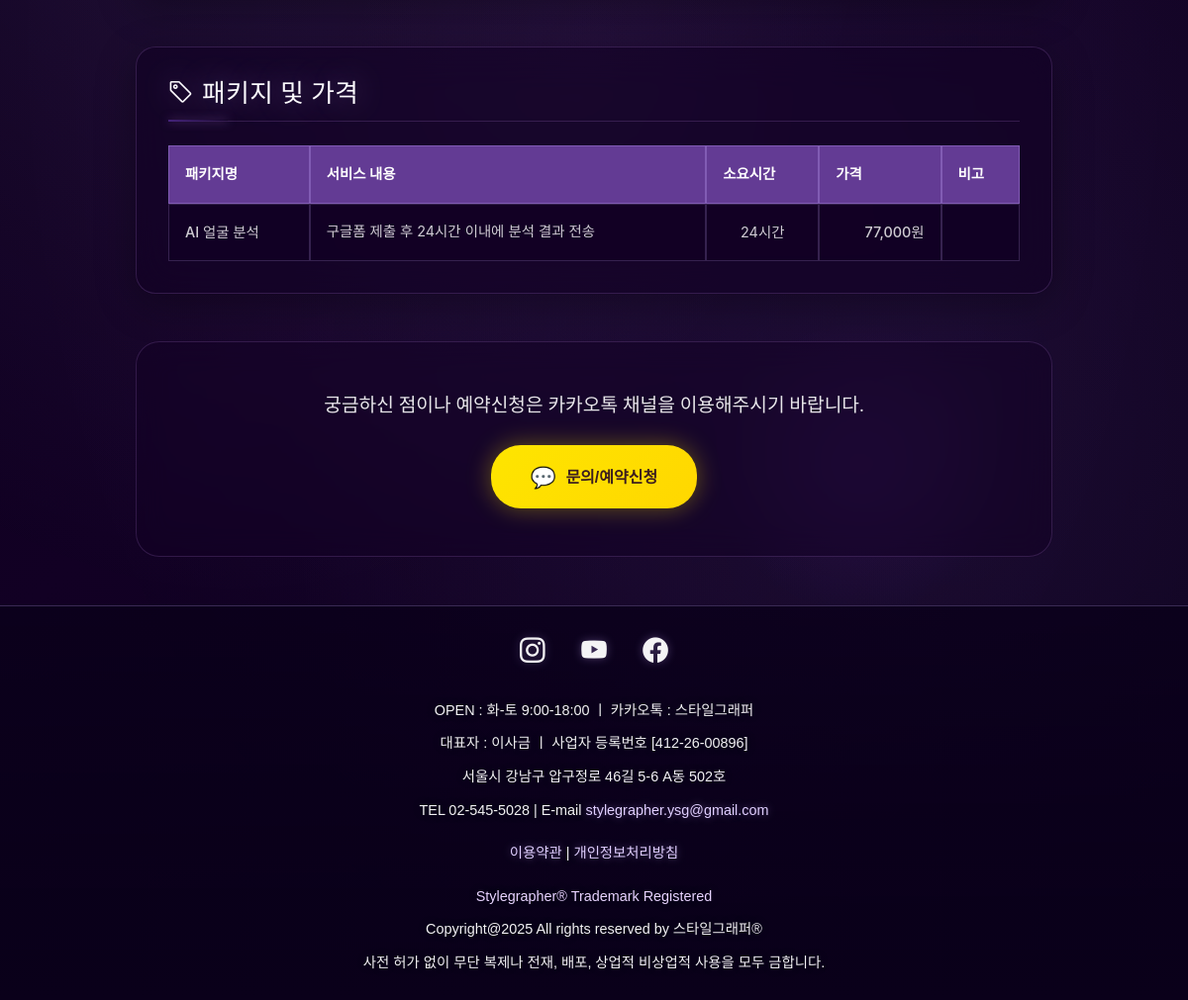
/service_option/1 (lower part), run on an earlier commit of the app's database.
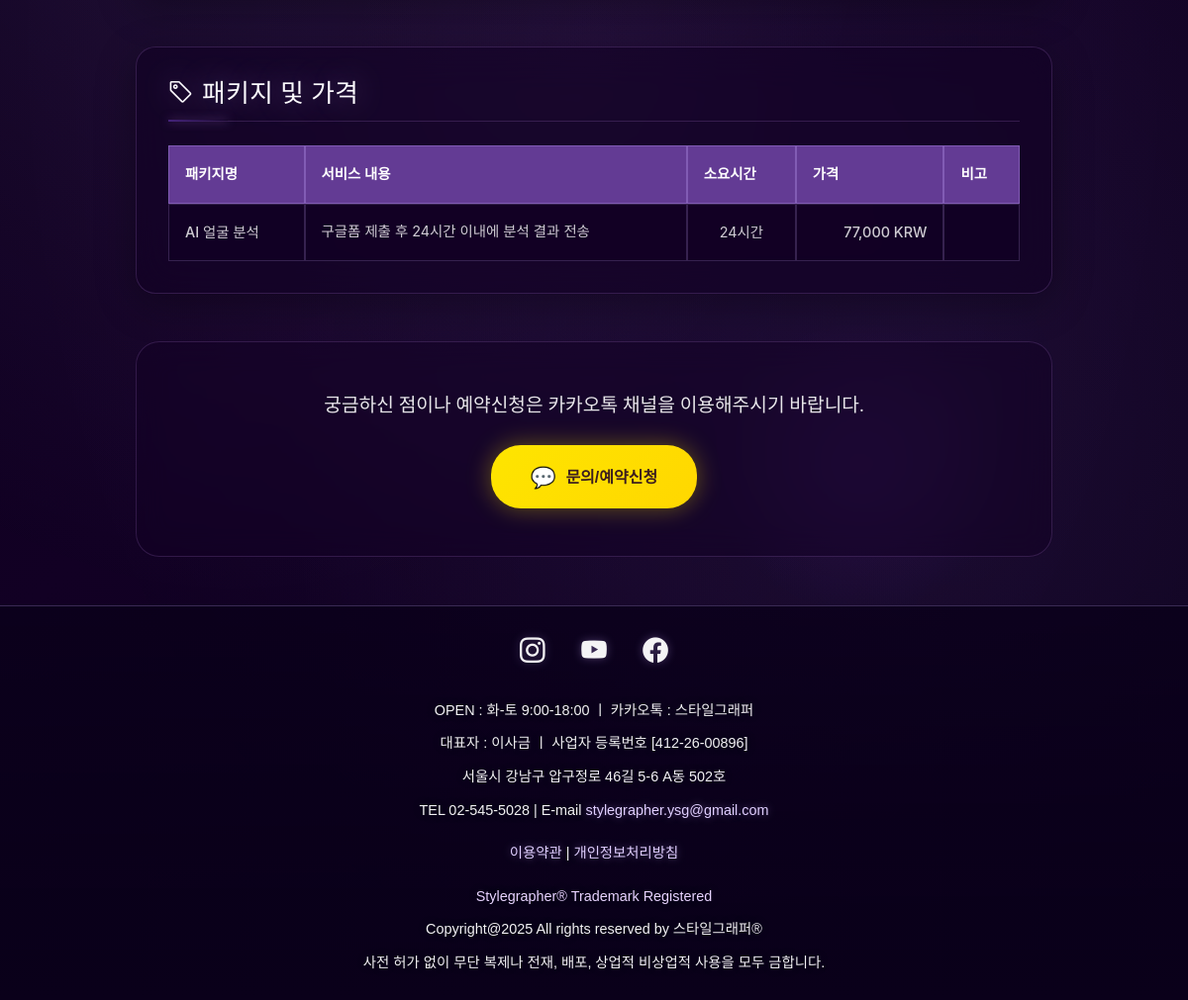
And on a later commit of the database.
### models.py (models this page shows)
class ServiceOption(db.Model):
    id = db.Column(db.Integer, primary_key=True)
    service_id = db.Column(db.Integer, db.ForeignKey('service.id'), nullable=False)
    name = db.Column(db.String(100), nullable=False)
    description = db.Column(db.Text)  # 기본 설명 - index page 카드에 표시
    detailed_description = db.Column(db.Text)  # 상세 설명 - 서비스 상세 페이지에 표시
    details = db.Column(db.Text)  # JSON 형식으로 저장 (상세 내용 리스트)
    packages = db.Column(db.Text)  # JSON 형식으로 저장 (패키지 및 가격 정보)
    booking_method = db.Column(db.Text)  # 예약 방법
    payment_info = db.Column(db.Text)  # 제작비 결제 방식
    guide_info = db.Column(db.Text)  # 안내 사항
    refund_policy = db.Column(db.Text)  # 예약 변경 및 환불 규정 (구 버전 호환용)
    refund_policy_text = db.Column(db.Text)  # 환불 규정 기본 안내
    refund_policy_table = db.Column(db.Text)  # 환불 규정 테이블 데이터
    overtime_charge_table = db.Column(db.Text)  # 시간외 업차지 테이블 데이터
    service = db.relationship('Service', backref=db.backref('options', lazy=True, cascade="all, delete-orphan"))

### routes/main.py (the view)
@main.route('/service_option/<int:id>')
def service_option_detail(id):
    service_option = ServiceOption.query.get_or_404(id)
    lang = get_current_language()
    translated = get_translated_service_option(service_option, lang)
    details = translated.get('details', [])
    packages = translated.get('packages', [])
    return render_template('service_option_detail.html',
                         service_option=service_option,
                         translated=translated,
                         details=details,
                         packages=packages)

### models.py (called while the page is built)
    @classmethod
    def get_current_settings(cls):
        settings = cls.query.first()
        return settings

    def get_main_color_rgb(self):
        return f"{self.main_color_r}, {self.main_color_g}, {self.main_color_b}"

    def get_sub_color_rgb(self):
        return f"{self.sub_color_r}, {self.sub_color_g}, {self.sub_color_b}"

    def get_background_color_rgb(self):
        return f"{self.background_color_r}, {self.background_color_g}, {self.background_color_b}"

    def get_main_color_hex(self):
        return f"#{self.main_color_r:02x}{self.main_color_g:02x}{self.main_color_b:02x}"

    def get_sub_color_hex(self):
        return f"#{self.sub_color_r:02x}{self.sub_color_g:02x}{self.sub_color_b:02x}"

    def get_background_color_hex(self):
        return f"#{self.background_color_r:02x}{self.background_color_g:02x}{self.background_color_b:02x}"

### utils/security.py (called while the page is built)
def add_security_headers(response):
    response.headers['X-Content-Type-Options'] = 'nosniff'
    response.headers['X-Frame-Options'] = 'DENY'
    response.headers['X-XSS-Protection'] = '1; mode=block'
    response.headers['Strict-Transport-Security'] = 'max-age=31536000; includeSubDomains'
    response.headers['Referrer-Policy'] = 'strict-origin-when-cross-origin'
    response.headers['Permissions-Policy'] = 'geolocation=(), microphone=(), camera=()'
    response.headers['Content-Security-Policy'] = "default-src 'self'; script-src 'self' 'unsafe-inline' 'unsafe-eval' https://cdn.jsdelivr.net https://ajax.googleapis.com; style-src 'self' 'unsafe-inline' https://fonts.googleapis.com https://cdn.jsdelivr.net; font-src 'self' https://fonts.gstatic.com https://cdn.jsdelivr.net; img-src 'self' data: https:; connect-src 'self'"
    return response

def is_suspicious_request():
    client_ip = get_client_ip()
    user_agent = request.headers.get('User-Agent', '').lower()
    path = request.path.lower()
    if client_ip in BLOCKED_IPS:
        return True, f"Blocked IP: {client_ip}"
    for suspicious_path in SUSPICIOUS_PATHS:
        if suspicious_path in path:
            return True, f"Suspicious path: {path}"
    for suspicious_ua in SUSPICIOUS_USER_AGENTS:
        if suspicious_ua in user_agent:
            return True, f"Suspicious User-Agent: {user_agent}"
    if not user_agent:
        return True, "Empty User-Agent"
    return False, None

### templates/service_option_detail.html (shortened to what this page needs)
{% extends "base.html" %}
{% block content %}
<section class="service-detail-page py-5">
    <div class="container">
        <div class="row">
            <div class="col-lg-10 mx-auto">
                {% if packages %}
                <div class="mb-5">
                    <div class="info-card glass-card">
                        <h2 class="section-title"><i class="bi bi-tag me-2"></i>{{ _('패키지 및 가격') }}</h2>
                        <div class="package-table-container">
                            <table class="table package-table">
                                <thead>
                                    <tr>
                                        <th>{{ _('패키지명') }}</th>
                                        <th>{{ _('서비스 내용') }}</th>
                                        <th>{{ _('소요시간') }}</th>
                                        <th>{{ _('가격') }}</th>
                                        <th>{{ _('비고') }}</th>
                                    </tr>
                                </thead>
                                <tbody>
                                    {% for package in packages %}
                                    <tr>
                                        <td class="package-name">{{ package.name }}</td>
                                        <td class="package-desc">{{ package.description }}</td>
                                        <td class="package-duration">{{ package.duration }}</td>
                                        <td class="package-price">{{ package.price }}</td>
                                        <td class="package-notes">{{ package.notes if package.notes else '' }}</td>
                                    </tr>
                                    {% endfor %}
                                </tbody>
                            </table>
                        </div>
                    </div>
                </div>
                {% endif %}
                {% set booking_method_text = translated.booking_method if translated and translated.booking_method else service_option.booking_method %}
                {% set payment_info_text = translated.payment_info if translated and translated.payment_info else service_option.payment_info %}
                {% set guide_info_text = translated.guide_info if translated and translated.guide_info else service_option.guide_info %}
                {% set refund_policy_text_val = translated.refund_policy_text if translated and translated.refund_policy_text else service_option.refund_policy_text %}
                {% set refund_policy_table_val = translated.refund_policy_table if translated and translated.refund_policy_table else service_option.refund_policy_table %}
                {% set overtime_table_val = translated.overtime_charge_table if translated and translated.overtime_charge_table else service_option.overtime_charge_table %}
                <div class="contact-section text-center mt-5">
                    <p class="contact-text mb-4">{{ _('궁금하신 점이나 예약신청은 카카오톡 채널을 이용해주시기 바랍니다.') }}</p>
                    <button type="button" class="kakao-btn-dark" onclick="showKakaoModal()">
                        <span class="kakao-logo">💬</span> {{ _('문의/예약신청') }}
                    </button>
                </div>
            </div>
        </div>
    </div>
</section>
{% endblock %}

### templates/base.html (shortened to what this page needs)
<!DOCTYPE html>
<html lang="{{ current_lang }}">
<head>
    <link href="https://cdn.jsdelivr.net/npm/bootstrap@5.3.0/dist/css/bootstrap.min.css" rel="stylesheet">
    <link rel="stylesheet" href="https://cdn.jsdelivr.net/npm/bootstrap-icons@1.11.0/font/bootstrap-icons.css">
    <link rel="stylesheet" href="{{ url_for('static', filename='css/style.css') }}">
</head>
<body>
    <div class="bg-particles" id="bgParticles"></div>
    <main>
        {% block content %}{% endblock %}
    </main>
    <footer class="footer mt-auto py-4">
        <div class="container">
            <div class="social-links text-center mb-4">
                <a href="https://www.instagram.com/stylegrapher_official?igsh=MXVoMjhvMXJ1NHZkOA==" class="social-link" target="_blank" aria-label="{{ _('스타일그래퍼 인스타그램 페이지') }}">
                    <i class="bi bi-instagram"></i>
                </a>
                <a href="https://www.youtube.com/@stylegrapher" class="social-link" target="_blank" aria-label="{{ _('스타일그래퍼 유튜브 채널') }}">
                    <i class="bi bi-youtube"></i>
                </a>
                <a href="https://www.facebook.com/stylegrapher.us" class="social-link" target="_blank" aria-label="{{ _('스타일그래퍼 페이스북 페이지') }}">
                    <i class="bi bi-facebook"></i>
                </a>
            </div>
            <div class="footer-info text-center">
                <p class="mb-1">{{ _('OPEN : 화-토 9:00-18:00') }} ㅣ {{ _('카카오톡 : 스타일그래퍼') }}</p>
                <p class="mb-1">{{ _('대표자') }} : {% if current_lang == 'ko' %}이사금{% elif current_lang in ['ja', 'zh'] %}李事昑{% else %}Lee Sa Geum{% endif %} ㅣ {{ _('사업자 등록번호') }} [412-26-00896]</p>
                <p class="mb-1">{{ _('서울시 강남구 압구정로 46길 5-6 A동 502호') }}</p>
                <p class="mb-3">TEL 02-545-5028 | E-mail <a href="mailto:stylegrapher.ysg@gmail.com" class="contact-link">stylegrapher.ysg@gmail.com</a></p>
                <p class="mb-3">
                    <a href="{{ url_for('main.terms_of_service') }}" class="footer-link">{{ _('이용약관') }}</a> |
                    <a href="{{ url_for('main.privacy_policy') }}" class="footer-link">{{ _('개인정보처리방침') }}</a>
                </p>
                <p class="mb-1 text-neon">Stylegrapher® Trademark Registered</p>
                <p class="mb-1">Copyright@2025 All rights reserved by {{ _('스타일그래퍼') }}®</p>
                <p class="mb-0">{{ _('사전 허가 없이 무단 복제나 전재, 배포, 상업적 비상업적 사용을 모두 금합니다.') }}</p>
            </div>
        </div>
    </footer>
</body>
</html>

### static/css/style.css (style rules this page uses)
:root { --deep-violet: #120024; --rich-black: #0A001A; --neon-lavender: #F8F4FF; --electric-violet: #E8DCFF; --soft-violet: #F0E8FF; --glow-start: rgba(253, 252, 255, 0.9); --glow-end: rgba(200, 170, 255, 0.7); --text-primary: #FFFFFF; --text-secondary: rgba(255, 255, 255, 0.95); --text-muted: rgba(255, 255, 255, 0.85); --glass-bg: rgba(18, 0, 36, 0.85); --glass-border: rgba(200, 170, 255, 0.3); --glass-blur: 20px; --neon-glow: 0 0 20px rgba(200, 170, 255, 0.5), 0 0 40px rgba(180, 140, 255, 0.3); --card-shadow: 0 8px 32px rgba(0, 0, 0, 0.4); --hover-glow: 0 0 30px rgba(200, 170, 255, 0.6), 0 0 60px rgba(180, 140, 255, 0.4); --transition-smooth: all 0.4s cubic-bezier(0.4, 0, 0.2, 1); --transition-fast: all 0.2s ease; --main-color-rgb: 253, 252, 255; --sub-color-rgb: 200, 170, 255; --background-color-rgb: 18, 0, 36; --main-color: rgb(var(--main-color-rgb)); --sub-color: rgb(var(--sub-color-rgb)); --background-color: rgb(var(--background-color-rgb)); --main-color-alpha: rgba(var(--main-color-rgb), 0.9); --sub-color-alpha: rgba(var(--sub-color-rgb), 0.8); }
* { margin: 0; padding: 0; box-sizing: border-box; }
html { scroll-behavior: smooth; }
body { font-family: 'Noto Sans KR', -apple-system, BlinkMacSystemFont, 'Segoe UI', sans-serif; background: linear-gradient(135deg, var(--rich-black) 0%, var(--deep-violet) 50%, var(--rich-black) 100%); background-attachment: fixed; color: var(--text-primary); line-height: 1.7; min-height: 100vh; overflow-x: hidden; }
body::before { content: ''; position: fixed; top: 0; left: 0; width: 100%; height: 100%; background-image: radial-gradient(ellipse at 20% 30%, rgba(200, 170, 255, 0.1) 0%, transparent 50%), radial-gradient(ellipse at 80% 70%, rgba(180, 140, 255, 0.08) 0%, transparent 50%), radial-gradient(ellipse at 50% 50%, rgba(180, 140, 255, 0.05) 0%, transparent 70%); pointer-events: none; z-index: -1; }
h1, h2, h3 { font-family: 'Cormorant Garamond', 'Nanum Myeongjo', Georgia, serif; font-weight: 500; letter-spacing: 0.02em; }
.glass-card { background: var(--glass-bg); backdrop-filter: blur(var(--glass-blur)); -webkit-backdrop-filter: blur(var(--glass-blur)); border: 1px solid var(--glass-border); border-radius: 20px; box-shadow: var(--card-shadow); transition: var(--transition-smooth); }
.service-title, .section-title, .page-title, .hero-title, .gallery-detail-title, .category-title, .services-main-title, .gallery-main-title { font-family: 'Cormorant Garamond', serif; color: #FDFCFF !important; text-shadow: 0 0 30px rgba(200, 170, 255, 0.6), 0 0 60px rgba(180, 140, 255, 0.4); }
.table { color: var(--text-secondary); }
.table thead th, .table-light, .packages-table thead th { background: rgba(100, 60, 150, 0.9) !important; border-color: rgba(200, 170, 255, 0.3) !important; color: #FFFFFF !important; font-weight: 600; }
.table thead, .packages-table thead { background: rgba(100, 60, 150, 0.9) !important; }
.table td, .table th, .packages-table td, .packages-table th { color: var(--text-secondary) !important; border-color: rgba(200, 170, 255, 0.2) !important; background: rgba(18, 0, 36, 0.6) !important; }
.table tbody, .packages-table tbody { background: rgba(18, 0, 36, 0.6) !important; }
.table tbody tr, .packages-table tbody tr { background: transparent !important; }
.footer { background: linear-gradient(180deg, rgba(10, 0, 26, 0.8) 0%, var(--rich-black) 100%); border-top: 1px solid rgba(200, 170, 255, 0.25); padding: 3rem 0 2rem; margin-top: auto; }
.social-links { margin-bottom: 2rem; }
.social-link { color: rgba(255, 255, 255, 0.95); font-size: 1.6rem; margin: 0 1rem; text-decoration: none; transition: var(--transition-smooth); display: inline-block; text-shadow: 0 0 10px rgba(200, 170, 255, 0.3); }
.footer-info { color: rgba(255, 255, 255, 0.95); font-size: 0.9rem; line-height: 1.9; }
.footer-info p { margin: 0.4rem 0; word-break: keep-all; text-shadow: 0 0 10px rgba(0, 0, 0, 0.3); }
.contact-link, .footer-link { color: #E0CFFF; text-decoration: none; transition: var(--transition-fast); text-shadow: 0 0 8px rgba(200, 170, 255, 0.4); }
.contact-text { font-family: 'Cormorant Garamond', serif; color: var(--neon-lavender); font-size: 1.3rem; font-weight: 400; }
.section-title { font-family: 'Cormorant Garamond', serif; font-size: 2.8rem; font-weight: 400; color: var(--neon-lavender); text-shadow: 0 0 30px rgba(200, 170, 255, 0.4); }
.text-neon { color: #E8D4FF; text-shadow: 0 0 20px rgba(200, 170, 255, 0.6), 0 0 40px rgba(180, 140, 255, 0.3); }

What changed in the data, as far as the page shows it:
changed ServiceOption "AI 얼굴 분석": price "77,000원" → "77,000 KRW"
